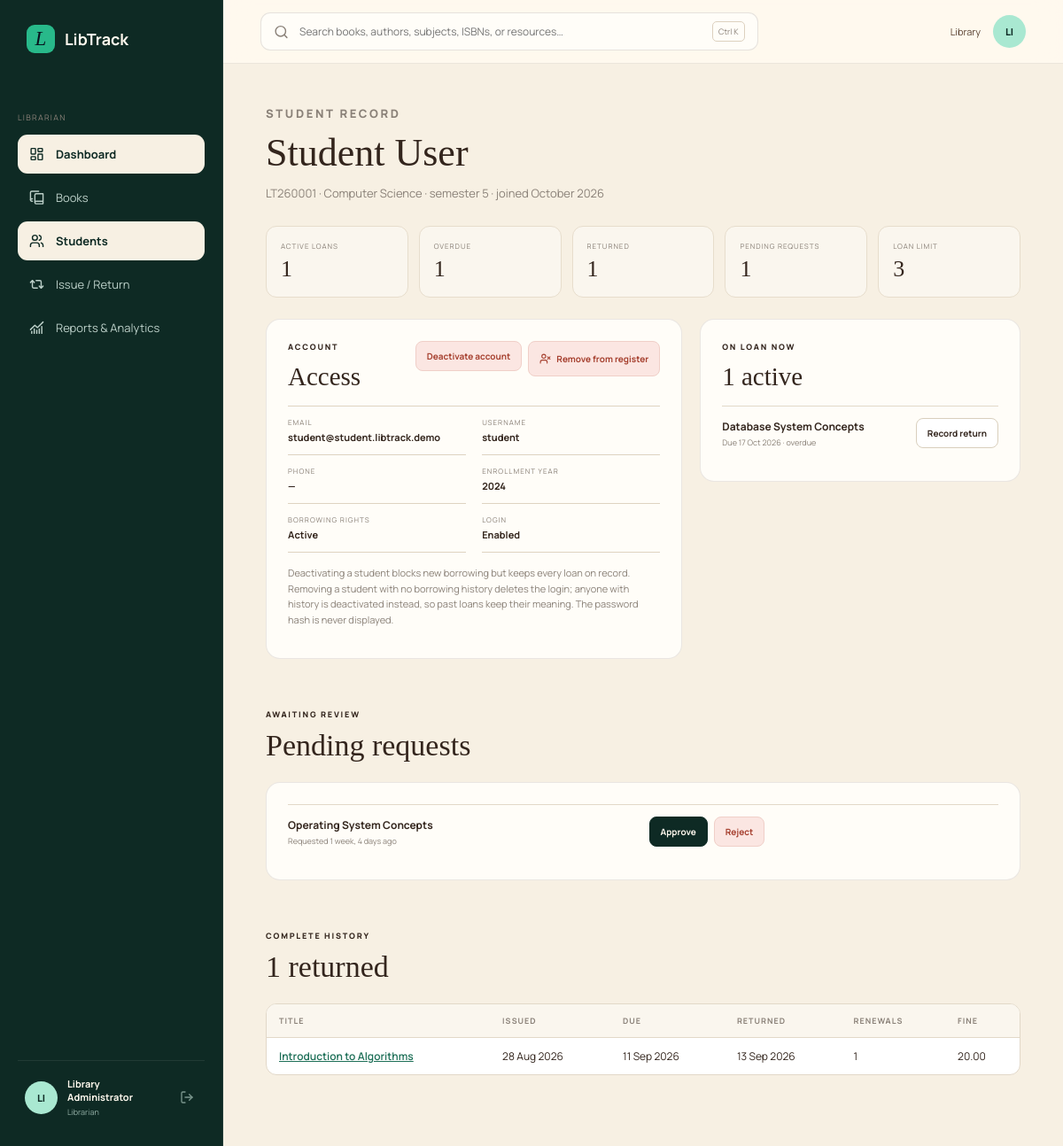
Page /librarian/students/1/ (signed in) on the committed database.
### core/models.py (models this page shows, shortened)
class TimestampedModel(models.Model):
    created_at = models.DateTimeField(auto_now_add=True)
    updated_at = models.DateTimeField(auto_now=True)
    class Meta:
        abstract = True

class StudentProfile(TimestampedModel):
    user = models.OneToOneField(
        settings.AUTH_USER_MODEL, on_delete=models.CASCADE, related_name="student_profile")
    student_id = models.CharField(max_length=32, unique=True)
    department = models.CharField(max_length=100, blank=True)
    semester = models.PositiveSmallIntegerField(
        null=True, blank=True,
        validators=[MinValueValidator(1), MaxValueValidator(12)])
    phone = models.CharField(max_length=24, blank=True)
    enrollment_year = models.PositiveSmallIntegerField(null=True, blank=True)
    is_active = models.BooleanField(default=True, db_index=True)
    class Meta:
        ordering = ["student_id"]
        indexes = [
            models.Index(fields=["department", "semester"], name="student_dept_sem_idx"),
        ]
        constraints = [
            models.CheckConstraint(
                condition=models.Q(semester__isnull=True)
                | models.Q(semester__gte=1, semester__lte=12),
                name="student_semester_1_to_12"),
        ]
    @property
    def display_name(self):
        return self.user.get_full_name() or self.user.get_username()

class Loan(TimestampedModel):
    class Status(models.TextChoices):
        REQUESTED = "requested", "Requested"
        ISSUED = "issued", "Issued"
        RETURNED = "returned", "Returned"
        OVERDUE = "overdue", "Overdue"
        REJECTED = "rejected", "Rejected"
    ACTIVE_STATUSES = (Status.REQUESTED, Status.ISSUED, Status.OVERDUE)
    ON_LOAN_STATUSES = (Status.ISSUED, Status.OVERDUE)
    CLOSED_STATUSES = (Status.RETURNED, Status.REJECTED)
    student = models.ForeignKey(
        StudentProfile, on_delete=models.PROTECT, related_name="loans")
    book = models.ForeignKey(Book, on_delete=models.PROTECT, related_name="loans")
    copy = models.ForeignKey(
        BookCopy, null=True, blank=True, on_delete=models.PROTECT, related_name="loans")
    status = models.CharField(
        max_length=10, choices=Status.choices, default=Status.REQUESTED, db_index=True)
    requested_at = models.DateTimeField(auto_now_add=True)
    issued_at = models.DateTimeField(null=True, blank=True)
    due_at = models.DateTimeField(null=True, blank=True, db_index=True)
    returned_at = models.DateTimeField(null=True, blank=True)
    renewal_count = models.PositiveSmallIntegerField(
        default=0, validators=[MaxValueValidator(5)])
    fine_amount = models.DecimalField(
        max_digits=8, decimal_places=2, default=0, validators=[MinValueValidator(0)])
    issued_by = models.ForeignKey(
        settings.AUTH_USER_MODEL, null=True, blank=True, on_delete=models.SET_NULL,
        related_name="loans_issued")
    received_by = models.ForeignKey(
        settings.AUTH_USER_MODEL, null=True, blank=True, on_delete=models.SET_NULL,
        related_name="loans_received")
    notes = models.TextField(blank=True)
    class Meta:
        ordering = ["-created_at"]
        indexes = [
            models.Index(fields=["student", "status"], name="loan_student_status_idx"),
            models.Index(fields=["status", "due_at"], name="loan_status_due_idx"),
            models.Index(fields=["book", "status"], name="loan_book_status_idx"),
            models.Index(fields=["created_at"], name="loan_created_idx"),
        ]
        constraints = [
            models.CheckConstraint(
                condition=models.Q(fine_amount__gte=0), name="loan_fine_nonnegative"),
            models.CheckConstraint(
                condition=models.Q(issued_at__isnull=True, due_at__isnull=True)
                | models.Q(due_at__gte=models.F("issued_at")),
                name="loan_due_after_issue"),
            models.CheckConstraint(
                condition=models.Q(returned_at__isnull=True)
                | models.Q(issued_at__isnull=True)
                | models.Q(returned_at__gte=models.F("issued_at")),
                name="loan_return_after_issue"),
        ]
    @property
    def is_overdue(self):
        if self.status not in self.ON_LOAN_STATUSES or not self.due_at:
            return False
        from django.utils import timezone
        return self.due_at < timezone.now()

class Book(TimestampedModel):
    title = models.CharField(max_length=240, db_index=True)
    slug = models.SlugField(max_length=260, unique=True, blank=True)
    subtitle = models.CharField(max_length=240, blank=True)
    isbn = models.CharField(max_length=20, unique=True, null=True, blank=True)
    authors = models.ManyToManyField(Author, related_name="books", blank=True)
    categories = models.ManyToManyField(Category, related_name="books", blank=True)
    subject = models.ForeignKey(
        Subject, null=True, blank=True, on_delete=models.SET_NULL, related_name="books")
    publisher = models.CharField(max_length=160, blank=True)
    publication_year = models.PositiveSmallIntegerField(null=True, blank=True)
    edition = models.CharField(max_length=40, blank=True)
    language = models.CharField(max_length=40, default="English")
    page_count = models.PositiveIntegerField(null=True, blank=True)
    description = models.TextField(blank=True)
    cover = models.ImageField(upload_to="covers/", blank=True, null=True)
    cover_family = models.CharField(max_length=40, blank=True, db_index=True)
    featured = models.BooleanField(default=False, db_index=True)
    is_active = models.BooleanField(default=True, db_index=True)
    objects = BookQuerySet.as_manager()
    class Meta:
        ordering = ["title"]
        indexes = [
            models.Index(fields=["is_active", "title"], name="book_active_title_idx"),
            models.Index(fields=["is_active", "featured"], name="book_active_featured_idx"),
            models.Index(fields=["subject", "publication_year"], name="book_subject_year_idx"),
        ]

### core/views.py (the view)
# urls.py: path("librarian/students/<int:pk>/", views.librarian_student_detail, name="librarian_student_detail"),
@_librarian_required
def librarian_student_detail(request, pk):
    profile = get_object_or_404(StudentProfile.objects.select_related("user"), pk=pk)
    services.sync_overdue_statuses()
    loans = Loan.objects.filter(student=profile).select_related("book", "copy")
    return render(request, "librarian/student_detail.html", {
        "profile": profile,
        "active_loans": loans.filter(status__in=Loan.ON_LOAN_STATUSES),
        "returned_loans": loans.filter(status=Loan.Status.RETURNED),
        "requested_loans": loans.filter(status=Loan.Status.REQUESTED),
        "stats": services.student_dashboard_data(profile),
        "section": "librarian",
    })

### templates/librarian/student_detail.html (shortened to what this page needs)
{% extends "base.html" %}
{% block content %}
<div class="app-shell">
  {% include "partials/sidebar.html" %}
  <main class="app-main">
    {% include "partials/topbar.html" %}
    <section class="content-pad">
      <div class="page-intro">
        <p class="app-eyebrow">STUDENT RECORD</p>
        <h1>{{ profile.display_name }}</h1>
        <p>{{ profile.student_id }} · {{ profile.department|default:"No course recorded" }} · semester {{ profile.semester|default:"—" }} · joined {{ profile.created_at|date:"F Y" }}</p>
      </div>
      <div class="metric-list" style="margin-bottom:24px">
        <div><small>Active loans</small><strong>{{ stats.active_loans }}</strong></div>
        <div><small>Overdue</small><strong>{{ stats.overdue_loans }}</strong></div>
        <div><small>Returned</small><strong>{{ stats.returned_loans }}</strong></div>
        <div><small>Pending requests</small><strong>{{ stats.pending_requests }}</strong></div>
        <div><small>Loan limit</small><strong>{{ LIBRARY_RULES.MAX_ACTIVE_LOANS }}</strong></div>
      </div>
      <div class="panel-grid">
        <section class="panel">
          <div class="panel-head">
            <div><p class="app-eyebrow">ACCOUNT</p><h2>Access</h2></div>
            {% if profile.user_id == request.user.pk %}
              <span class="badge badge-neutral">This is you</span>
            {% else %}
              <div class="desk-actions">
                <form method="post" action="{% url 'core:librarian_student_toggle' profile.pk %}" class="form-inline"
                      onsubmit="return confirm('{% if profile.is_active %}Deactivate{% else %}Reactivate{% endif %} this account?');">
                  <button class="btn-inline {% if profile.is_active %}is-danger{% else %}is-primary{% endif %}" type="submit">
                    {% if profile.is_active %}Deactivate account{% else %}Reactivate account{% endif %}
                  </button>
                </form>
                <form method="post" action="{% url 'core:librarian_student_delete' profile.pk %}" class="form-inline"
                      onsubmit="return confirm('Remove {{ profile.display_name|escapejs }}? Accounts with borrowing history are deactivated instead of deleted.');">
                  <button class="btn-inline is-danger" type="submit"><i data-lucide="user-x"></i>Remove from register</button>
                </form>
              </div>
            {% endif %}
          </div>
          <dl class="detail-list">
            <div><dt>Email</dt><dd>{{ profile.user.email }}</dd></div>
            <div><dt>Username</dt><dd>{{ profile.user.username }}</dd></div>
            <div><dt>Phone</dt><dd>{{ profile.phone|default:"—" }}</dd></div>
            <div><dt>Enrollment year</dt><dd>{{ profile.enrollment_year|default:"—" }}</dd></div>
            <div><dt>Borrowing rights</dt><dd>{% if profile.is_active %}Active{% else %}Suspended{% endif %}</dd></div>
            <div><dt>Login</dt><dd>{% if profile.user.is_active %}Enabled{% else %}Disabled{% endif %}</dd></div>
          </dl>
          <p class="inline-note" style="margin-top:14px">Deactivating a student blocks new borrowing but keeps every loan on record. Removing a student with no borrowing history deletes the login; anyone with history is deactivated instead, so past loans keep their meaning. The password hash is never displayed.</p>
        </section>
        <section class="panel">
          <div class="panel-head"><div><p class="app-eyebrow">ON LOAN NOW</p><h2>{{ active_loans|length }} active</h2></div></div>
          <div class="desk-list">
            {% for loan in active_loans %}
              <div class="desk-row">
                <div><strong>{{ loan.book.title }}</strong><small>Due {{ loan.due_at|date:"d M Y" }}{% if loan.is_overdue %} · overdue{% endif %}</small></div>
                <form method="post" action="{% url 'core:return_loan' loan.pk %}" class="form-inline">{% csrf_token %}
                  <button class="btn-inline" type="submit">Record return</button>
                </form>
              </div>
            {% empty %}
              <p class="inline-note">No books are currently on loan.</p>
            {% endfor %}
          </div>
        </section>
      </div>
      {% if requested_loans %}
        <div class="section-heading"><div><p class="app-eyebrow">AWAITING REVIEW</p><h2>Pending requests</h2></div></div>
        <div class="panel">
          <div class="desk-list">
            {% for loan in requested_loans %}
              <div class="desk-row">
                <div><strong>{{ loan.book.title }}</strong><small>Requested {{ loan.requested_at|timesince }} ago</small></div>
                <div class="desk-actions">
                  <form method="post" action="{% url 'core:librarian_request_approve' loan.pk %}" class="form-inline">{% csrf_token %}<button class="btn-inline is-primary" type="submit">Approve</button></form>
                  <form method="post" action="{% url 'core:librarian_request_reject' loan.pk %}" class="form-inline">{% csrf_token %}<button class="btn-inline is-danger" type="submit">Reject</button></form>
                </div>
              </div>
            {% endfor %}
          </div>
        </div>
      {% endif %}
      <div class="section-heading"><div><p class="app-eyebrow">COMPLETE HISTORY</p><h2>{{ returned_loans|length }} returned</h2></div></div>
      {% if returned_loans %}
        <div class="table-wrap">
          <table class="data-table">
            <thead><tr><th>Title</th><th>Issued</th><th>Due</th><th>Returned</th><th>Renewals</th><th>Fine</th></tr></thead>
            <tbody>
              {% for loan in returned_loans %}
                <tr>
                  <td><a href="{% url 'core:book_detail' loan.book.slug %}">{{ loan.book.title }}</a></td>
                  <td>{{ loan.issued_at|date:"d M Y"|default:"—" }}</td>
                  <td>{{ loan.due_at|date:"d M Y"|default:"—" }}</td>
                  <td>{{ loan.returned_at|date:"d M Y"|default:"—" }}</td>
                  <td>{{ loan.renewal_count }}</td>
                  <td>{{ loan.fine_amount }}</td>
                </tr>
              {% endfor %}
            </tbody>
          </table>
        </div>
      {% else %}
        <p class="inline-note">This student has not returned any books yet.</p>
      {% endif %}
    </section>
  </main>
</div>
{% endblock %}

### templates/partials/sidebar.html (shortened to what this page needs)
<aside class="app-sidebar" id="app-sidebar">
  <a class="brand sidebar-brand" href="{% url 'core:home' %}"><span class="brand-mark">L</span><span>LibTrack</span></a>
  <nav class="side-nav" aria-label="Product navigation">
    {% if request.user.is_staff %}
      <p class="nav-label">Librarian</p>
      <a class="{% if section == 'librarian' %}active{% endif %}" href="{% url 'core:librarian' %}"><i data-lucide="layout-dashboard"></i>Dashboard</a>
      <a class="" href="{% url 'core:librarian_books' %}"><i data-lucide="book-copy"></i>Books</a>
      <a class="{% if request.resolver_match.url_name == 'librarian_students' or request.resolver_match.url_name == 'librarian_student_detail' %}active{% endif %}" href="{% url 'core:librarian_students' %}"><i data-lucide="users"></i>Students</a>
      <a class="{% if request.resolver_match.url_name == 'librarian_circulation' %}active{% endif %}" href="{% url 'core:librarian_circulation' %}"><i data-lucide="repeat-2"></i>Issue / Return</a>
      <a class="{% if request.resolver_match.url_name == 'librarian_reports' %}active{% endif %}" href="{% url 'core:librarian_reports' %}"><i data-lucide="chart-no-axes-combined"></i>Reports &amp; Analytics</a>
    {% endif %}
  </nav>
  <div class="sidebar-user">
    <span class="avatar">{% if request.user.is_authenticated %}{{ request.user.first_name|default:request.user.username|slice:":2"|upper }}{% else %}LT{% endif %}</span>
    <div>
      <strong>{% if request.user.is_authenticated %}{{ request.user.get_full_name|default:request.user.username }}{% else %}Guest reader{% endif %}</strong>
      <small>{% if request.user.is_staff %}Librarian{% elif request.user.student_profile %}{{ request.user.student_profile.department|default:"Student" }}{% else %}Browse the collection{% endif %}</small>
    </div>
    {% if request.user.is_authenticated %}
      <form method="post" action="{% url 'core:logout' %}">{% csrf_token %}<button type="submit" aria-label="Sign out" title="Sign out" class="sidebar-icon-button"><i data-lucide="log-out"></i></button></form>
    {% else %}
      <a href="{% url 'core:portal_select' %}" aria-label="Sign in"><i data-lucide="log-in"></i></a>
    {% endif %}
  </div>
</aside>

### templates/partials/topbar.html (shortened to what this page needs)
<header class="app-topbar">
  <form class="top-search" action="{% url 'core:discover' %}" method="get" role="search"><i data-lucide="search"></i><label class="visually-hidden" for="topbar-search">Search the catalogue</label><input id="topbar-search" name="q" value="{{ request.GET.q|default:'' }}" aria-label="Global search" placeholder="Search books, authors, subjects, ISBNs, or resources…"><kbd>Ctrl K</kbd></form>
  <div class="top-actions">
    {% if request.user.is_authenticated %}
      <span class="topbar-name">{{ request.user.first_name|default:request.user.username }}</span>
      <a class="mini-avatar" href="{% if request.user.is_staff %}{% url 'core:librarian' %}{% else %}{% url 'core:student' %}{% endif %}" aria-label="Go to my dashboard">{{ request.user.first_name|default:request.user.username|slice:":2"|upper }}</a>
    {% else %}
      <a href="{% url 'core:portal_select' %}">Sign in</a>
    {% endif %}
  </div>
</header>

### rows in the picture
StudentProfile: display_name "Student User", student_id "LT260001", department "Computer Science", semester "5", created_at "October 2026", user.email "student@student.libtrack.demo", user.username "student", phone "—", enrollment_year "2024"
Loan: book "Database System Concepts", due_at "17 Oct 2026", status "· overdue"
Loan: book "Operating System Concepts", requested_at "1 week, 4 days"
Loan: book "Introduction to Algorithms", issued_at "28 Aug 2026", due_at "11 Sep 2026", returned_at "13 Sep 2026", renewal_count "1", fine_amount "20.00"

### other values in the picture
{{ request.user.first_name|default:request.user.username|slice:":2"|upper }} "LI"
{{ request.user.get_full_name|default:request.user.username }} "Library Administrator"
{{ request.user.first_name|default:request.user.username }} "Library"
{{ stats.active_loans }} "1"
{{ stats.overdue_loans }} "1"
{{ stats.returned_loans }} "1"
{{ stats.pending_requests }} "1"
{{ LIBRARY_RULES.MAX_ACTIVE_LOANS }} "3"
{{ active_loans|length }} "1"
{{ returned_loans|length }} "1"
